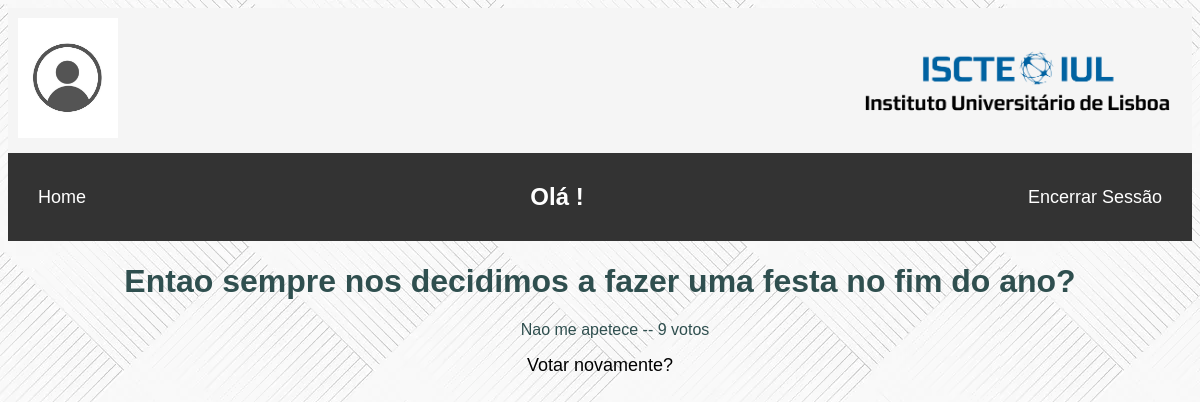
Before: /votacao/1/resultados with the older database file.
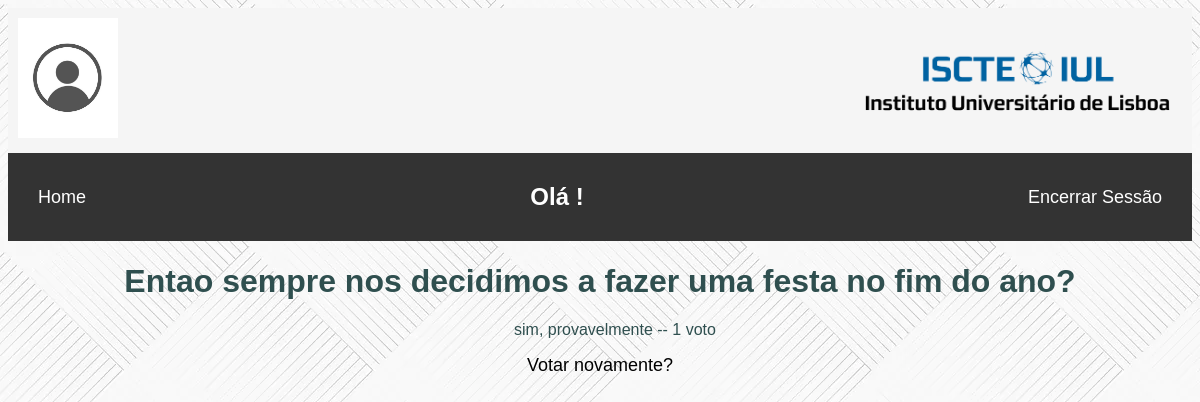
After: the same page with the newer database file.
### votacao/models.py (models this page shows, shortened)
class Questao(models.Model):
    questao_texto = models.CharField(max_length=200)
    pub_data = models.DateTimeField('data da publicacao')

class Opcao(models.Model):
    questao = models.ForeignKey(Questao, on_delete=models.CASCADE)
    opcao_texto = models.CharField(max_length=200)
    votos = models.IntegerField(default=0)

### votacao/views.py (the view)
# urls.py: path('<int:questao_id>/resultados', views.resultados, name='resultados'),
def resultados(request, questao_id):
    questao = get_object_or_404(Questao, pk=questao_id)
    return render(request, 'votacao/resultados.html', {'questao': questao})

### votacao/templates/votacao/resultados.html (shortened to what this page needs)
<!DOCTYPE html>
{% extends "votacao/home.html" %}
{% block content %}
<body>
<h1>{{ questao.questao_texto }}</h1>
<ul>
{% for opcao in questao.opcao_set.all %}
 <li>{{ opcao.opcao_texto }} --
{{ opcao.votos }}
voto{{ opcao.votos|pluralize }}</li>
{% endfor %}
</ul>
<a href="{% url 'votacao:detalhe' questao.id %}">Votar
novamente?</a>
</body>
{% endblock %}

### votacao/templates/votacao/home.html (shortened to what this page needs)
<!DOCTYPE html>
<html lang="en">
<head>
    {% load static %}
    <link rel="stylesheet" type="text/css" href="{% static 'votacao/css/mystyle.css'%}">
</head>
<body>
<header>
    <a href={% url 'votacao:fazer_upload' %}>
        <img src="{% if user.fotoperfil.foto_perfil %}{{ user.fotoperfil.foto_perfil.url }}{% else %}{% static 'votacao/images/Default_Avatar.jpg' %}{% endif %}" style="width: 100px">
    </a>
    <img src="{% static 'votacao/images/ISCTE.png' %}" style="height: 80px">
</header>
<nav>
    <a href={% url 'votacao:home' %}>Home</a>
    {% block outros_links %}
        <h2 style="color: white">Olá {{ user.username }}!</h2>
    {% endblock %}
    <a href={% url 'votacao:logoutview' %}>Encerrar Sessão</a>
</nav>
{% block content %}{% endblock %}
</body>
</html>

### votacao/static/votacao/css/mystyle.css (style rules this page uses)
header { background-color: whitesmoke; background-repeat: no-repeat; padding: 10px; display: flex; align-items: center; text-align: center; height: auto; justify-content: space-between; }
body { background-image: url('../images/background.jpg'); height: auto; color: darkslategrey; font-family: Arial, sans-serif; text-align: center; }
ul { list-style: none; text-align: center; display: flex; flex-direction: column; }
li { display: inline-block; margin-right: 10px; }
nav { background-color: #333; padding: 10px 20px; text-align: center; display: flex; justify-content: space-between; align-items: center; }
nav a { display: block; color: #fff; text-decoration: none; padding: 5px 10px; }
a { text-decoration: none; color: Black; font-size: 18px }

Changed rows visible on the page:
removed Opcao: opcao_texto "Nao me apetece", votos "9"
added Opcao: opcao_texto "sim, provavelmente", votos "1"
